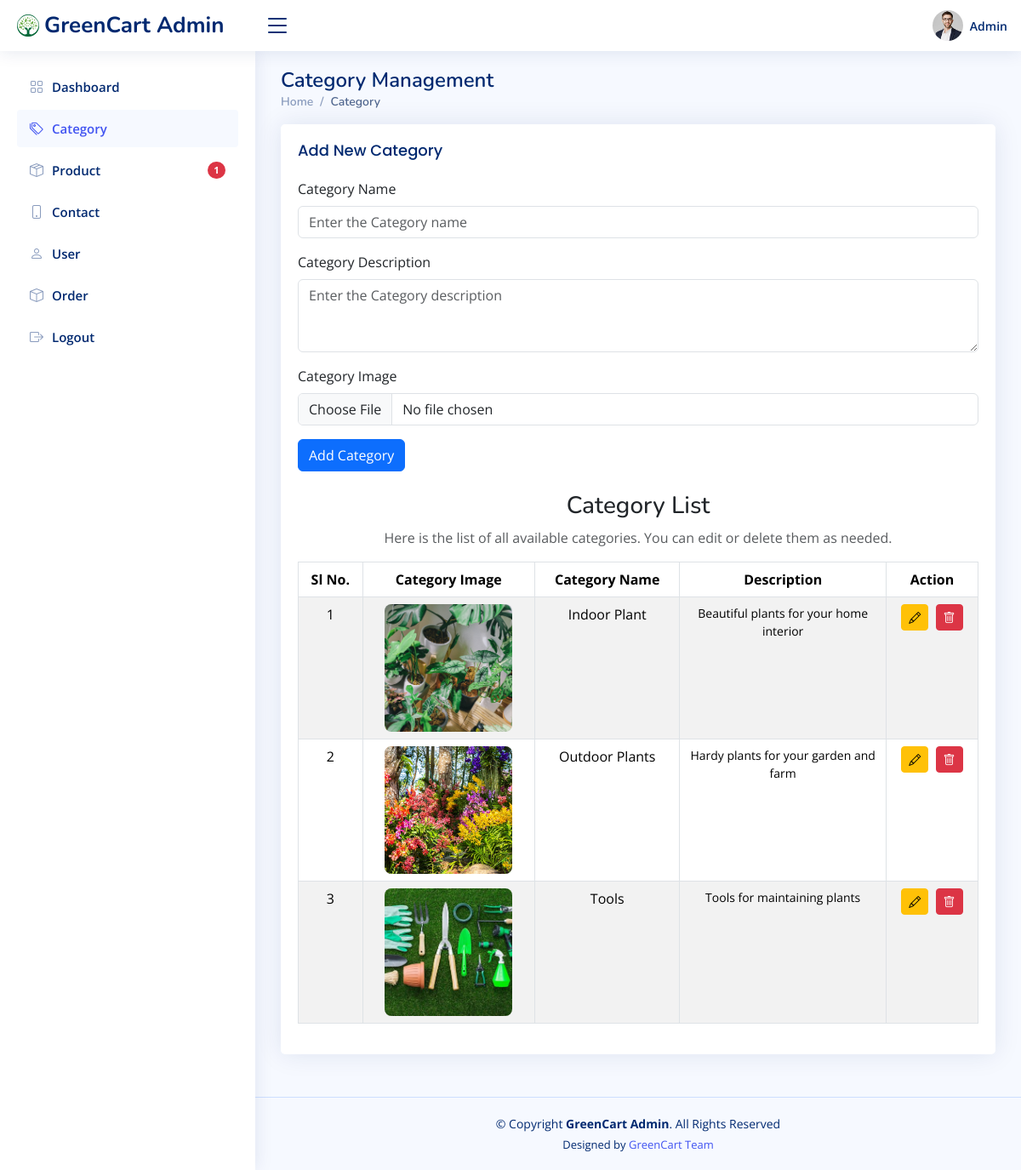
Page /NiceAdmin/category.php on the committed database.
### tables this page shows
CREATE TABLE IF NOT EXISTS `categories` (
  `category_id` int NOT NULL AUTO_INCREMENT,
  `name` varchar(100) NOT NULL,
  `description` text,
  `image` varchar(255) DEFAULT NULL,
  `created_at` timestamp NULL DEFAULT CURRENT_TIMESTAMP,
  `updated_at` timestamp NULL DEFAULT CURRENT_TIMESTAMP ON UPDATE CURRENT_TIMESTAMP,
  PRIMARY KEY (`category_id`)
);

### NiceAdmin/category.php (the view, shortened to what this page needs)
<?php
include("../database/database.php");
$low_stock_query = mysqli_query($conn, "SELECT name FROM products WHERE stock_quantity < 5");
$low_stock_count = mysqli_num_rows($low_stock_query);
?>
<!DOCTYPE html>
<html lang="en">
<head>
    <link href="assets/vendor/bootstrap/css/bootstrap.min.css" rel="stylesheet">
    <link href="assets/vendor/bootstrap-icons/bootstrap-icons.css" rel="stylesheet">
    <link href="assets/vendor/boxicons/css/boxicons.min.css" rel="stylesheet">
    <link href="assets/vendor/simple-datatables/style.css" rel="stylesheet">
    <link href="assets/css/style.css" rel="stylesheet">
</head>
<body>
<header id="header" class="header fixed-top d-flex align-items-center">
    <div class="d-flex align-items-center justify-content-between">
    <a href="#" class="logo d-flex align-items-center">
        <img src="../img/logo.png" alt="">
            <span class="d-none d-lg-block">GreenCart Admin</span>
        </a>
        <i class="bi bi-list toggle-sidebar-btn"></i>
    </div>
    <nav class="header-nav ms-auto">
        <ul class="d-flex align-items-center">
            <li class="nav-item dropdown pe-3">
                <a class="nav-link nav-profile d-flex align-items-center pe-0" href="#" data-bs-toggle="dropdown">
                    <img src="assets/img/profile-img.jpg" alt="Profile" class="rounded-circle">
                    <span class="d-none d-md-block ps-2">Admin</span>
                </a>
            </li>
        </ul>
    </nav>
</header>
<aside id="sidebar" class="sidebar">
    <ul class="sidebar-nav" id="sidebar-nav">
        <li class="nav-item"><a class="nav-link collapsed" href="index.php"><i class="bi bi-grid"></i><span>Dashboard</span></a></li>
        <li class="nav-item"><a class="nav-link " href="category.php"><i class="bi-tags"></i><span>Category</span></a></li>
        <li class="nav-item"><a class="nav-link collapsed" href="product.php"><i class="bi-box-seam"></i><span>Product</span>
                <?php if ($low_stock_count > 0): ?>
                    <span class="badge bg-danger rounded-pill ms-auto"><?= $low_stock_count ?></span>
                <?php endif; ?></a></li>
        <li class="nav-item"><a class="nav-link collapsed" href="contact.php"><i class="bi bi-phone"></i><span>Contact</span></a></li>
        <li class="nav-item"><a class="nav-link collapsed" href="user.php"><i class="bi bi-person"></i><span>User</span></a></li>
        <li class="nav-item"><a class="nav-link collapsed" href="order.php"><i class="bi bi-box"></i><span>Order</span></a></li>
        <li class="nav-item"><a class="nav-link collapsed" href="http:\\localhost\greencart\auth\logout_admin.php"><i class="bi bi-box-arrow-right"></i><span>Logout</span></a></li>
    </ul>
</aside>
<main id="main" class="main">
    <div class="pagetitle">
        <h1>Category Management</h1>
        <nav>
            <ol class="breadcrumb">
                <li class="breadcrumb-item"><a href="index.php">Home</a></li>
                <li class="breadcrumb-item active">Category</li>
            </ol>
        </nav>
    </div>
    <section class="section">
        <div class="row">
            <div class="col-lg-12">
                <div class="card">
                    <div class="card-body">
                        <h5 class="card-title">Add New Category</h5>
                        <form action="" class="add_category" method="post" enctype="multipart/form-data">
                            <div class="mb-3">
                                <label for="category_name" class="form-label">Category Name</label>
                                <input type="text" id="category_name" name="category_name" class="form-control" placeholder="Enter the Category name" >
                            </div>
                            <div class="mb-3">
                                <label for="category_desc" class="form-label">Category Description</label>
                                <textarea id="category_desc" name="category_desc" class="form-control" placeholder="Enter the Category description" rows="3" ></textarea>
                            </div>
                            <div class="mb-3">
                                <label for="category_image" class="form-label">Category Image </label>
                                <input type="file" id="category_image" name="category_image" class="form-control" accept="image/png, image/jpg, image/jpeg">
                            </div>
                            <button type="submit" name="add_category" class="btn btn-primary">Add Category</button>
                        </form>
                        <h3 class="text-center mt-4">Category List</h3>
                        <p class="text-center text-muted">Here is the list of all available categories. You can edit or delete them as needed.</p>
                        <table class="table table-striped table-bordered text-center table-hover-custom">
                            <thead class="custom-thead">
                                <tr>
                                    <th>Sl No.</th>
                                    <th>Category Image</th>
                                    <th>Category Name</th>
                                    <th>Description</th>
                                    <th>Action</th>
                                </tr>
                            </thead>
                            <tbody>
                                <?php
                                $category_product = mysqli_query($conn, "SELECT * FROM categories");
                                $serial_number = 1;
                                if (mysqli_num_rows($category_product) > 0) {
                                    while ($row = mysqli_fetch_assoc($category_product)) {
                                        echo "<tr>";
                                        echo "<td>{$serial_number}</td>";
                                        $image_src = !empty($row['image']) ? '../img/' . $row['image'] : 'img/default.png';
                                        echo "<td><img src='{$image_src}' alt='{$row['name']}' class='category-img' style='width: 150px; height: 150px; object-fit: cover; border-radius: 8px;'></td>";
                                        echo "<td>{$row['name']}</td>";
                                        echo "<td style='max-width: 200px; font-size: 14px;'>{$row['description']}</td>";
                                        echo "<td>
                                                <a href='update_category.php?id=" . urlencode($row['category_id']) . "' class='btn btn-warning btn-sm me-1'><i class='bi bi-pencil'></i></a>
                                                <a href='category.php?delete=" . urlencode($row['category_id']) . "' class='btn btn-danger btn-sm' onclick=\"return confirm('Are you sure you want to delete this category?')\"><i class='bi bi-trash'></i></a>
                                              </td>";
                                        echo "</tr>";
                                        $serial_number++;
                                    }
                                } else {
                                    echo "<tr><td colspan='5'>No categories found.</td></tr>";
                                }
                                ?>
                            </tbody>
                        </table>
                    </div>
                </div>
            </div>
        </div>
    </section>
</main>
<footer id="footer" class="footer">
    <div class="copyright">
        &copy; Copyright <strong><span>GreenCart Admin</span></strong>. All Rights Reserved
    </div>
    <div class="credits">
        Designed by <a href="https://bootstrapmade.com/">GreenCart Team</a>
    </div>
</footer>
</body>
</html>

### NiceAdmin/assets/css/style.css (style rules this page uses)
:root { scroll-behavior: smooth; }
body { font-family: "Open Sans", sans-serif; background: #f6f9ff; color: #444444; }
a { color: #4154f1; text-decoration: none; }
h1, h2, h3, h4, h5, h6 { font-family: "Nunito", sans-serif; }
#main { margin-top: 60px; padding: 20px 30px; transition: all 0.3s; }
.pagetitle { margin-bottom: 10px; }
.pagetitle h1 { font-size: 24px; margin-bottom: 0; font-weight: 600; color: #012970; }
.card { margin-bottom: 30px; border: none; border-radius: 5px; box-shadow: 0px 0 30px rgba(1, 41, 112, 0.1); }
.card-title { padding: 20px 0 15px 0; font-size: 18px; font-weight: 500; color: #012970; font-family: "Poppins", sans-serif; }
.card-body { padding: 0 20px 20px 20px; }
.breadcrumb { font-size: 14px; font-family: "Nunito", sans-serif; color: #899bbd; font-weight: 600; }
.breadcrumb a { color: #899bbd; transition: 0.3s; }
.breadcrumb .breadcrumb-item::before { color: #899bbd; }
.breadcrumb .active { color: #51678f; font-weight: 600; }
.logo { line-height: 1; }
@media (min-width: 1200px) { .logo { width: 280px; } }
.logo img { max-height: 26px; margin-right: 6px; }
.logo span { font-size: 26px; font-weight: 700; color: #012970; font-family: "Nunito", sans-serif; }
.header { transition: all 0.5s; z-index: 997; height: 60px; box-shadow: 0px 2px 20px rgba(1, 41, 112, 0.1); background-color: #fff; padding-left: 20px; }
.header .toggle-sidebar-btn { font-size: 32px; padding-left: 10px; cursor: pointer; color: #012970; }
.header-nav ul { list-style: none; }
.header-nav>ul { margin: 0; padding: 0; }
.header-nav .nav-profile { color: #012970; }
.header-nav .nav-profile img { max-height: 36px; }
.header-nav .nav-profile span { font-size: 14px; font-weight: 600; }
.sidebar { position: fixed; top: 60px; left: 0; bottom: 0; width: 300px; z-index: 996; transition: all 0.3s; padding: 20px; overflow-y: auto; scrollbar-width: thin; scrollbar-color: #aab7cf transparent; box-shadow: 0px 0px 20px rgba(1, 41, 112, 0.1); background-color: #fff; }
@media (min-width: 1200px) { #main, #footer { margin-left: 300px; } }
.sidebar-nav { padding: 0; margin: 0; list-style: none; }
.sidebar-nav li { padding: 0; margin: 0; list-style: none; }
.sidebar-nav .nav-item { margin-bottom: 5px; }
.sidebar-nav .nav-link { display: flex; align-items: center; font-size: 15px; font-weight: 600; color: #4154f1; transition: 0.3; background: #f6f9ff; padding: 10px 15px; border-radius: 4px; }
.sidebar-nav .nav-link i { font-size: 16px; margin-right: 10px; color: #4154f1; }
.sidebar-nav .nav-link.collapsed { color: #012970; background: #fff; }
.sidebar-nav .nav-link.collapsed i { color: #899bbd; }
.footer { padding: 20px 0; font-size: 14px; transition: all 0.3s; border-top: 1px solid #cddfff; }
.footer .copyright { text-align: center; color: #012970; }
.footer .credits { padding-top: 5px; text-align: center; font-size: 13px; color: #012970; }

### rows in the picture
categories: image (picture), name "Indoor Plant", description "Beautiful plants for your home interior"
categories: image (picture), name "Outdoor Plants", description "Hardy plants for your garden and farm"
categories: image (picture), name "Tools", description "Tools for maintaining plants"

### other values in the picture
$low_stock_count "1"
